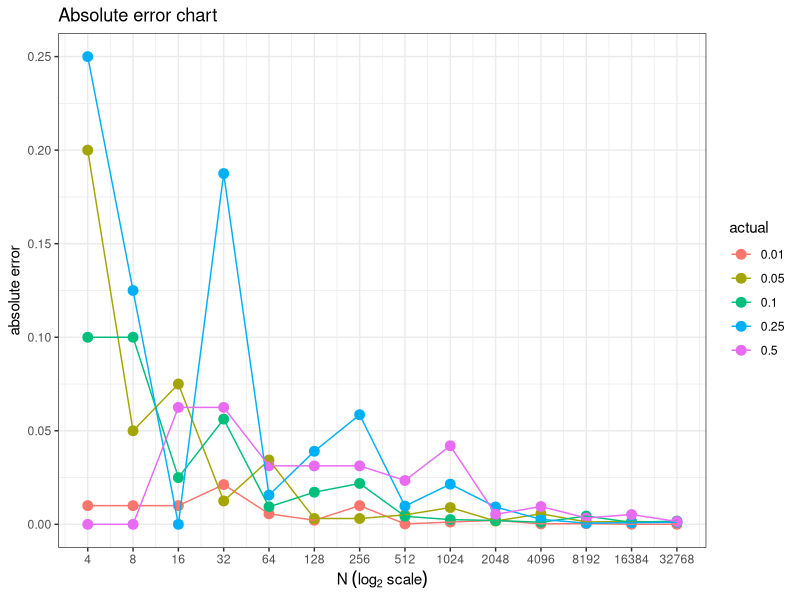
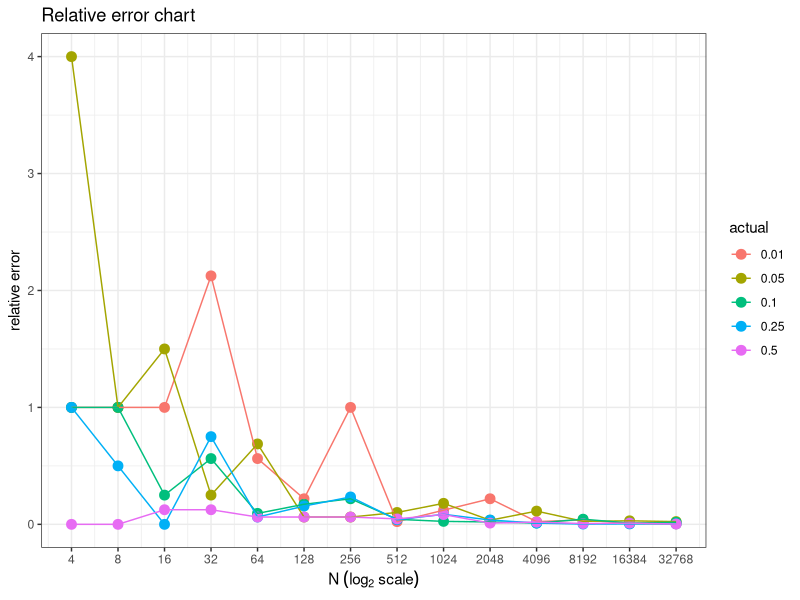

The R source for these figures, in order:
## ---- chunk 1
knitr::opts_chunk$set(echo=TRUE, warning=FALSE, message=FALSE, cache=TRUE)
## ---- chunk 2
# Loading the tidyverse package
library(tidyverse)
## ---- chunk 3
# Creating empty vectors that will be used to record important variables later
n <- rep(NA, 14)
log_2_scale <- rep(NA, 14)
p_0_01 <- rep(NA, 14)
p_0_05 <- rep(NA, 14)
p_0_10 <- rep(NA, 14)
p_0_25 <- rep(NA, 14)
p_0_50 <- rep(NA, 14)

# Using a for loop to run numerous simulations for different combinations
for (i in 2:15) {
  n[i] <- i
  log_2_scale[i] <- 2**i
  p_0_01[i] <- rbinom(1,2**i,0.01)
  p_0_05[i] <- rbinom(1,2**i,0.05)
  p_0_10[i] <- rbinom(1,2**i,0.10)
  p_0_25[i] <- rbinom(1,2**i,0.25)
  p_0_50[i] <- rbinom(1,2**i,0.50)
}

# Creating a data frame that stores the output of the for loop iteration into columns
df <- data.frame(number = n,log_2 = log_2_scale, p_0_01 = p_0_01, p_0_05 = p_0_05, p_0_10 = p_0_10, p_0_25 = p_0_25, p_0_50 = p_0_50)

# Wrangling the dataset to make it become more readable to the reader. The probability columns were rearranged into a new column.
df <- df %>% 
  gather(p_0_01:p_0_50, key = "actual", value = "pred")
df$actual <- str_replace_all(df$actual, "p_", "")
df$actual <- str_replace_all(df$actual, "_", ".")
df$actual <- as.double(df$actual)

# Creating two new columns for absolute error and relative error
df <- df %>% 
  mutate(pred_prob = pred/log_2) %>% 
  mutate(absolute = abs(pred_prob - actual), relative = abs(pred_prob-actual)/actual)
df <- na.omit(df) # Removing NA values in the dataset
head(df,10)
## ---- chunk 4
df$actual <- as.character(df$actual) # changing the actual column into a character vector

# Plotting the absolute error chart
ggplot(df) +
  geom_point(aes(x = number, y = absolute, color = actual), size = 3) + 
  geom_line(aes(x = number, y = absolute, color = actual)) + 
  labs(x = parse(text = "N~(log[2]~scale)"), y = "absolute error", title = "Absolute error chart") +
  scale_x_continuous(breaks=seq(2, 15, 1), labels=c(unique(as.character(df$log_2)))) +
  theme_bw()
## ---- chunk 5
df$actual <- as.character(df$actual)

# Plotting the relative error chart
ggplot(df) +
  geom_point(aes(x = number, y = relative, color = actual), size = 3) + 
  geom_line(aes(x = number, y = relative, color = actual)) +
  labs(x = parse(text = "N~(log[2]~scale)"), y = "relative error", title = "Relative error chart") +
  scale_x_continuous(breaks=seq(2, 15, 1), labels=c(unique(as.character(df$log_2)))) +
  theme_bw()

